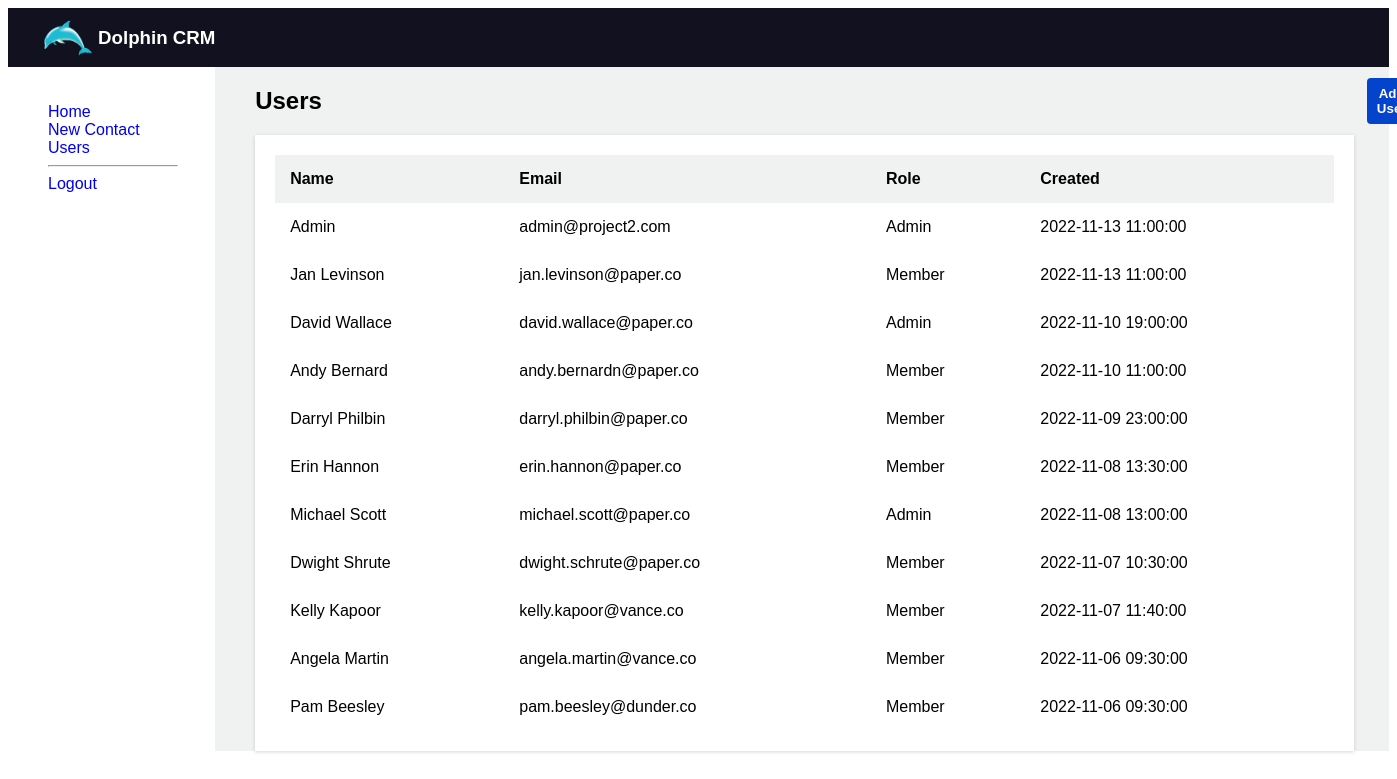
The page /users.php on the database its author committed.
### tables this page shows
CREATE TABLE `users` (
    `id` int(11) NOT NULL auto_increment PRIMARY KEY,
    `firstname` varchar(255) NOT NULL,
    `lastname` varchar(255) NOT NULL,
    `password` varchar(255) NOT NULL,
    `email` varchar(255) NOT NULL,
    `role` varchar(255) NOT NULL,
    `created_at` datetime NOT NULL
);

### users.php (the view, shortened to what this page needs)
<?php
$host = "localhost";
$username = "root";
$password = "";
$dbname = "schema";
$conn = new PDO("mysql:host=$host;dbname=$dbname;charset=utf8mb4", $username, $password);
$stmt = $conn->query("SELECT * FROM users");
$results = $stmt->fetchAll(PDO::FETCH_ASSOC);
?>
<!DOCTYPE html>
<html lang="en">
<head>
    <link href="styles.css" type="text/css" rel="stylesheet" />
</head>
<body>
    <div class="container">
        <header>
            <img src="dolphin.png" alt="picture of dolphin"/>
            <h3>Dolphin CRM</h1>
        </header>
        <div class="menu">
            <ul>
                <li><a href="home.php">Home</a></li>
                <li><a href="new_contact.html">New Contact</a></li>
                <li><a href="users.html">Users</a></li>
                <hr>
                <li><a href="logout.php">Logout</a></li>
            </ul>
        </div>
        <main>
            <div class="heading-btn">
                <h2>Users</h2>
                <a href="new_user.html"><button id="add-user">Add User</button></a>
            </div>
            <div class="users-list">
                <?php
                echo "<table>";
                echo "<thead>";
                  echo "<tr>";
                    echo "<th>Name</th>";
                    echo "<th>Email</th>";
                    echo "<th>Role</th>";
                    echo "<th>Created</th>";
                  echo "</tr>";
                echo "</thead>";
                echo"<tbody>";
                foreach ($results as $row) {
                  echo "<tr>";
                    echo "<td> {$row['firstname']}" . " " . "{$row['lastname']} </td>";
                    echo "<td> {$row['email']} </td>";
                    echo "<td> {$row['role']} </td>";
                    echo "<td> {$row['created_at']} </td>";
                  echo "</tr>";
                }
                echo "</tbody>";
                echo "</table>"; ?>
            </div>
        </main>
    </div>
</body>
</html>

### styles.css (style rules this page uses)
body { font-family: 'Lucida Sans', 'Lucida Sans Regular', 'Lucida Grande', 'Lucida Sans Unicode', Geneva, Verdana, sans-serif; }
.container { display: grid; grid-template-columns: 15% 85%; }
main { grid-column: 2; height: max-content; background-color: #f0f2f2; padding-left: 40px; }
header { background-color: #12111f; display: flex; align-items: center; grid-column: span 2; }
img { height: 40px; width: 60px; margin-left: 30px; }
header h3 { color: white; }
ul { list-style: none; }
a:link { text-decoration: none; }
.menu { grid-column: 1; margin-right: 25px; margin-top: 20px; }
hr { width: 90%; margin-left: 0; }
input, button { border-radius: 4px; padding: 7px; }
.users-list { background-color: white; padding: 20px; box-shadow: rgba(0, 0, 0, 0.16) 0px 1px 4px; margin-right: 35px; }
.users-list table thead { background-color: #f0f2f2; }
.users-list table td, .users-list table th { padding: 15px; }
.users-list table { border-collapse: collapse; width: 100%; text-align: left; }
#add-user { border: none; background-color: #0443cc; cursor: pointer; font-weight: bold; color: white; padding: 8px 10px; border-radius: 4px; }
.heading-btn { display: inline-flex; align-items: center; }
.heading-btn h2 { margin-right: 1045px; }

### rows shown on the page
users: firstname "Admin", email "admin@project2.com", role "Admin", created_at "2022-11-13 11:00:00"
users: firstname "Jan", lastname "Levinson", email "jan.levinson@paper.co", role "Member", created_at "2022-11-13 11:00:00"
users: firstname "David", lastname "Wallace", email "david.wallace@paper.co", role "Admin", created_at "2022-11-10 19:00:00"
users: firstname "Andy", lastname "Bernard", email "andy.bernardn@paper.co", role "Member", created_at "2022-11-10 11:00:00"
users: firstname "Darryl", lastname "Philbin", email "darryl.philbin@paper.co", role "Member", created_at "2022-11-09 23:00:00"
users: firstname "Erin", lastname "Hannon", email "erin.hannon@paper.co", role "Member", created_at "2022-11-08 13:30:00"
users: firstname "Michael", lastname "Scott", email "michael.scott@paper.co", role "Admin", created_at "2022-11-08 13:00:00"
users: firstname "Dwight", lastname "Shrute", email "dwight.schrute@paper.co", role "Member", created_at "2022-11-07 10:30:00"
users: firstname "Kelly", lastname "Kapoor", email "kelly.kapoor@vance.co", role "Member", created_at "2022-11-07 11:40:00"
users: firstname "Angela", lastname "Martin", email "angela.martin@vance.co", role "Member", created_at "2022-11-06 09:30:00"
users: firstname "Pam", lastname "Beesley", email "pam.beesley@dunder.co", role "Member", created_at "2022-11-06 09:30:00"
